Frame 1 (no input): blank canvas, image omitted
Frame 60 (no input): blank canvas, image omitted
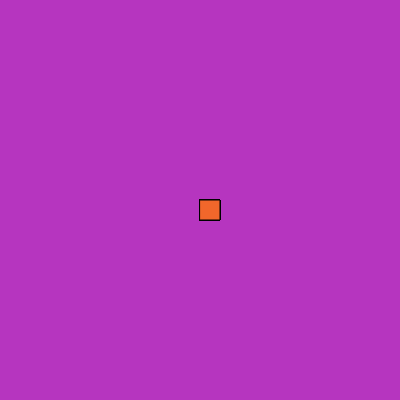
Frame 120 (the mouse pressed at the canvas centre since frame 60)

The p5.js sketch whose frames 1 and 60 were blank and that drew this single picture after the mouse press (run headless with seeded random() and noise() and a simulated clock; from frame 60 on, the mouse is pressed at the canvas centre):

// p5.js sketch
// ── sketch.js
function setup() {
    createCanvas(400,400);
    background(random(0,255),random(0,255),random(0,255));
  }
  function draw() {
      if (mouseIsPressed){
        fill(random(0,255),random(0,255),random(0,255));
        rect(mouseX,mouseY,20,20);
      }
  }
